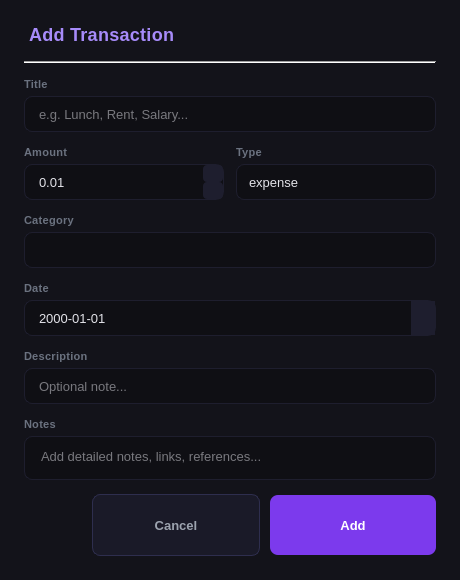
<?xml version="1.0" encoding="UTF-8"?>
<ui version="4.0">
 <class>AddTransactionDialog</class>
 <widget class="QDialog" name="AddTransactionDialog">
  <property name="geometry">
   <rect>
    <x>0</x>
    <y>0</y>
    <width>460</width>
    <height>580</height>
   </rect>
  </property>
  <property name="minimumSize">
   <size>
    <width>460</width>
    <height>580</height>
   </size>
  </property>
  <property name="maximumSize">
   <size>
    <width>420</width>
    <height>480</height>
   </size>
  </property>
  <property name="windowTitle">
   <string>Add Transaction</string>
  </property>
  <property name="styleSheet">
   <string notr="true">/* ═══════════════════════════════════════
   ADD TRANSACTION DIALOG
═══════════════════════════════════════ */
QDialog {
    background-color: #13131a;
}

QDialog QLabel#dialogTitle {
    font-size: 18px;
    font-weight: 700;
    color: #a78bfa;
    padding-bottom: 2px;
}

QDialog QFrame#divider {
    color: #1e1e2e;
    margin: 0;
}

QDialog QLabel {
    font-size: 11px;
    color: #6b7280;
    font-weight: 500;
    letter-spacing: 0.3px;
}

QDialog QLineEdit {
    background-color: #0f0f14;
    border: 1px solid #1e1e2e;
    border-radius: 8px;
    padding: 9px 12px;
    color: #e2e2e8;
    font-size: 13px;
    min-height: 16px;
}

QDialog QLineEdit:focus {
    border-color: #7c3aed;
}

QDialog QDoubleSpinBox {
    background-color: #0f0f14;
    border: 1px solid #1e1e2e;
    border-radius: 8px;
    padding: 9px 12px;
    color: #e2e2e8;
    font-size: 13px;
    min-height: 16px;
}

QDialog QDoubleSpinBox:focus {
    border-color: #7c3aed;
}

QDialog QDoubleSpinBox::up-button,
QDialog QDoubleSpinBox::down-button {
    background-color: #1e1e2e;
    border: none;
    width: 20px;
    border-radius: 4px;
}

QDialog QDoubleSpinBox::up-button:hover,
QDialog QDoubleSpinBox::down-button:hover {
    background-color: #2a2a3a;
}

QDialog QComboBox {
    background-color: #0f0f14;
    border: 1px solid #1e1e2e;
    border-radius: 8px;
    padding: 9px 12px;
    color: #e2e2e8;
    font-size: 13px;
    min-height: 16px;
}

QDialog QComboBox:focus {
    border-color: #7c3aed;
}

QDialog QComboBox::drop-down {
    border: none;
    width: 24px;
}

QDialog QComboBox QAbstractItemView {
    background-color: #13131f;
    border: 1px solid #252535;
    color: #e2e2e8;
    selection-background-color: #1e1e3f;
    selection-color: #a78bfa;
    padding: 4px;
    outline: none;
}

QDialog QDateEdit {
    background-color: #0f0f14;
    border: 1px solid #1e1e2e;
    border-radius: 8px;
    padding: 9px 12px;
    color: #e2e2e8;
    font-size: 13px;
    min-height: 16px;
}

QDialog QDateEdit:focus {
    border-color: #7c3aed;
}

QDialog QDateEdit::drop-down {
    background-color: #1e1e2e;
    border: none;
    width: 24px;
    border-radius: 0 8px 8px 0;
}

QDialog QPlainTextEdit {
    background-color: #0f0f14;
    border: 1px solid #1e1e2e;
    border-radius: 8px;
    padding: 8px 12px;
    color: #e2e2e8;
    font-size: 13px;
}

QDialog QPlainTextEdit:focus {
    border-color: #7c3aed;
}

/* ── BUTTONS — violet theme to match the whole app ── */
QPushButton#confirmBtn {
    background-color: #7c3aed;
    border: none;
    border-radius: 8px;
    padding: 11px 28px;
    color: white;
    font-size: 13px;
    font-weight: 700;
    min-height: 38px;
    min-width: 110px;
}

QPushButton#confirmBtn:hover {
    background-color: #6d28d9;
}

QPushButton#confirmBtn:pressed {
    background-color: #5b21b6;
}

QPushButton#cancelBtn {
    background-color: #1a1a28;
    border: 1px solid #2e2e4e;
    border-radius: 8px;
    padding: 11px 28px;
    color: #9ca3af;
    font-size: 13px;
    font-weight: 500;
    min-height: 38px;
    min-width: 110px;
}

QPushButton#cancelBtn:hover {
    background-color: #222235;
    color: #e2e2e8;
    border-color: #3e3e5e;
}</string>
  </property>
  <layout class="QVBoxLayout" name="mainLayout">
   <property name="spacing">
    <number>14</number>
   </property>
   <property name="leftMargin">
    <number>24</number>
   </property>
   <property name="topMargin">
    <number>24</number>
   </property>
   <property name="rightMargin">
    <number>24</number>
   </property>
   <property name="bottomMargin">
    <number>24</number>
   </property>
   <item>
    <widget class="QLabel" name="dialogTitle">
     <property name="text">
      <string>Add Transaction</string>
     </property>
    </widget>
   </item>
   <item>
    <widget class="QFrame" name="divider">
     <property name="frameShape">
      <enum>QFrame::Shape::HLine</enum>
     </property>
     <property name="frameShadow">
      <enum>QFrame::Shadow::Sunken</enum>
     </property>
    </widget>
   </item>
   <item>
    <layout class="QVBoxLayout" name="titleLayout">
     <property name="spacing">
      <number>5</number>
     </property>
     <item>
      <widget class="QLabel" name="titleFieldLabel">
       <property name="text">
        <string>Title</string>
       </property>
      </widget>
     </item>
     <item>
      <widget class="QLineEdit" name="titleEdit">
       <property name="placeholderText">
        <string>e.g. Lunch, Rent, Salary...</string>
       </property>
      </widget>
     </item>
    </layout>
   </item>
   <item>
    <layout class="QHBoxLayout" name="amountTypeLayout">
     <property name="spacing">
      <number>12</number>
     </property>
     <item>
      <layout class="QVBoxLayout" name="amountLayout">
       <property name="spacing">
        <number>5</number>
       </property>
       <item>
        <widget class="QLabel" name="amountLabel">
         <property name="text">
          <string>Amount</string>
         </property>
        </widget>
       </item>
       <item>
        <widget class="QDoubleSpinBox" name="amountSpin">
         <property name="decimals">
          <number>2</number>
         </property>
         <property name="minimum">
          <double>0.010000000000000</double>
         </property>
         <property name="maximum">
          <double>999999.989999999990687</double>
         </property>
         <property name="singleStep">
          <double>10.000000000000000</double>
         </property>
        </widget>
       </item>
      </layout>
     </item>
     <item>
      <layout class="QVBoxLayout" name="typeLayout">
       <property name="spacing">
        <number>5</number>
       </property>
       <item>
        <widget class="QLabel" name="typeLabel">
         <property name="text">
          <string>Type</string>
         </property>
        </widget>
       </item>
       <item>
        <widget class="QComboBox" name="typeCombo">
         <item>
          <property name="text">
           <string>expense</string>
          </property>
         </item>
         <item>
          <property name="text">
           <string>income</string>
          </property>
         </item>
        </widget>
       </item>
      </layout>
     </item>
    </layout>
   </item>
   <item>
    <layout class="QVBoxLayout" name="categoryLayout">
     <property name="spacing">
      <number>5</number>
     </property>
     <item>
      <widget class="QLabel" name="categoryLabel">
       <property name="text">
        <string>Category</string>
       </property>
      </widget>
     </item>
     <item>
      <widget class="QComboBox" name="categoryCombo"/>
     </item>
    </layout>
   </item>
   <item>
    <layout class="QVBoxLayout" name="dateLayout">
     <property name="spacing">
      <number>5</number>
     </property>
     <item>
      <widget class="QLabel" name="dateLabel">
       <property name="text">
        <string>Date</string>
       </property>
      </widget>
     </item>
     <item>
      <widget class="QDateEdit" name="dateEdit">
       <property name="displayFormat">
        <string>yyyy-MM-dd</string>
       </property>
       <property name="calendarPopup">
        <bool>true</bool>
       </property>
      </widget>
     </item>
    </layout>
   </item>
   <item>
    <layout class="QVBoxLayout" name="descLayout">
     <property name="spacing">
      <number>5</number>
     </property>
     <item>
      <widget class="QLabel" name="descFieldLabel">
       <property name="text">
        <string>Description</string>
       </property>
      </widget>
     </item>
     <item>
      <widget class="QLineEdit" name="descEdit">
       <property name="placeholderText">
        <string>Optional note...</string>
       </property>
      </widget>
     </item>
    </layout>
   </item>
   <item>
    <layout class="QVBoxLayout" name="notesLayout">
     <property name="spacing">
      <number>5</number>
     </property>
     <item>
      <widget class="QLabel" name="notesFieldLabel">
       <property name="text">
        <string>Notes</string>
       </property>
      </widget>
     </item>
     <item>
      <widget class="QPlainTextEdit" name="notesEdit">
       <property name="placeholderText">
        <string>Add detailed notes, links, references...</string>
       </property>
      </widget>
     </item>
    </layout>
   </item>
   <item>
    <spacer>
     <property name="orientation">
      <enum>Qt::Orientation::Vertical</enum>
     </property>
     <property name="sizeHint" stdset="0">
      <size>
       <width>20</width>
       <height>5</height>
      </size>
     </property>
    </spacer>
   </item>
   <item>
    <layout class="QHBoxLayout" name="btnLayout">
     <property name="spacing">
      <number>10</number>
     </property>
     <item>
      <spacer>
       <property name="orientation">
        <enum>Qt::Orientation::Horizontal</enum>
       </property>
       <property name="sizeHint" stdset="0">
        <size>
         <width>40</width>
         <height>20</height>
        </size>
       </property>
      </spacer>
     </item>
     <item>
      <widget class="QPushButton" name="cancelBtn">
       <property name="minimumSize">
        <size>
         <width>168</width>
         <height>62</height>
        </size>
       </property>
       <property name="text">
        <string>Cancel</string>
       </property>
      </widget>
     </item>
     <item>
      <widget class="QPushButton" name="confirmBtn">
       <property name="minimumSize">
        <size>
         <width>166</width>
         <height>60</height>
        </size>
       </property>
       <property name="text">
        <string>Add</string>
       </property>
      </widget>
     </item>
    </layout>
   </item>
  </layout>
 </widget>
 <resources/>
 <connections/>
</ui>
